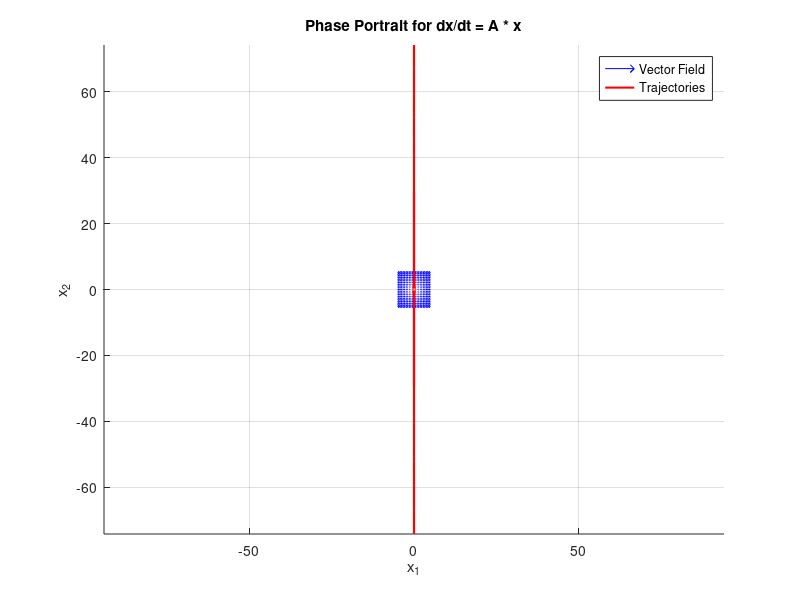

The MATLAB script that drew this image:
function linear_phase_portrait()
    clc; clear; close all;

    % ===== Define Linear System dx/dt = A * x =====
    A = [-1 0;0 1]; % Example system matrix

    % Define the function for ODE solver
    f = @(t, x) A * x; % dx/dt = A * x

    % ===== Generate Phase Portrait =====
    [x, y] = meshgrid(-5:0.5:5, -5:0.5:5); % Grid points
    u = zeros(size(x)); 
    v = zeros(size(y));

    for i = 1:numel(x)
        dx = f(0, [x(i); y(i)]); % Compute derivatives at each point
        u(i) = dx(1);
        v(i) = dx(2);
    end

    % Plot vector field
    figure; hold on;
    quiver(x, y, u, v, 'b'); % Vector field arrows

    % ===== Solve ODE for Multiple Initial Conditions =====
    tspan = [0, 5]; % Time span
    init_conditions = [0.2 0.5; -0.2 0.5; -0.2 -0.5; 0.2 -0.5;
                       0.5 0.2; -0.5 0.2; -0.5 -0.2; 0.5 -0.2];

    for i = 1:size(init_conditions, 1)
        [T, X] = ode45(f, tspan, init_conditions(i, :)');
        plot(X(:,1), X(:,2), 'r', 'LineWidth', 1.5); % Trajectories
    end

    % Formatting
    title('Phase Portrait for dx/dt = A * x');
    xlabel('x_1'); ylabel('x_2');
    grid on; axis equal;
    legend('Vector Field', 'Trajectories');
end